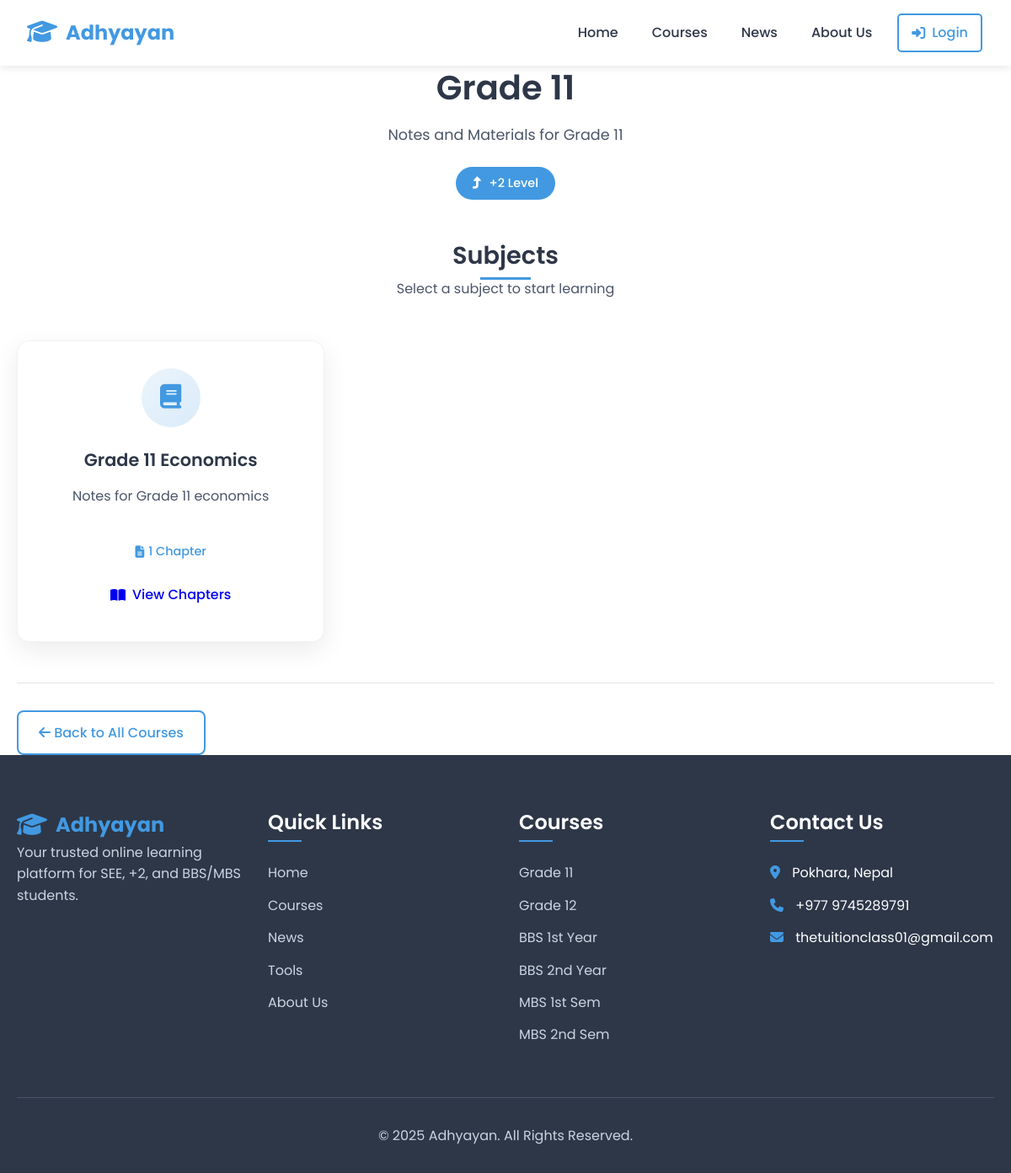
Page /courses/grade-11/ on the committed database.
### notes/models.py (models this page shows, shortened)
class Course(models.Model):
    LEVEL_CHOICES = [
        ('+2', '+2 Level'),
        ('bachelor', 'Bachelor Level'),
        ('master', 'Master Level'),
    ]
    title = models.CharField(max_length=200)
    slug = models.SlugField(unique=True, help_text="URL-friendly version of title")
    level = models.CharField(max_length=20, choices=LEVEL_CHOICES)
    description = models.TextField(blank=True, help_text="Course description shown on website")
    thumbnail = models.ImageField(
        upload_to='course_thumbnails/',
        null=True,
        blank=True,
        help_text="Optional course thumbnail image"
    )
    display_order = models.IntegerField(
        default=0,
        help_text="Order in which courses appear (lower number = first)"
    )
    is_active = models.BooleanField(
        default=True,
        help_text="Uncheck to hide course from website"
    )
    created_at = models.DateTimeField(auto_now_add=True)
    updated_at = models.DateTimeField(auto_now=True)
    class Meta:
        ordering = ['display_order', 'title']

class Subject(models.Model):
    course = models.ForeignKey(
        Course,
        on_delete=models.CASCADE,
        related_name='subjects',
        help_text="Select which course this subject belongs to"
    )
    title = models.CharField(max_length=200)
    slug = models.SlugField(help_text="URL-friendly version of title")
    description = models.TextField(blank=True, help_text="Subject description")
    display_order = models.IntegerField(
        default=0,
        help_text="Order in which subjects appear (lower number = first)"
    )
    is_active = models.BooleanField(
        default=True,
        help_text="Uncheck to hide subject from website"
    )
    created_at = models.DateTimeField(auto_now_add=True)
    updated_at = models.DateTimeField(auto_now=True)
    class Meta:
        ordering = ['display_order', 'title']
        unique_together = ['course', 'slug']  # Same slug can't repeat in same course
    def chapter_count(self):
        return self.chapters.filter(is_active=True).count()

### notes/views.py (the view)
# urls.py: path('courses/<slug:course_slug>/', views.course_detail, name='course_detail'),
def course_detail(request, course_slug):
    course = get_object_or_404(Course, slug=course_slug, is_active=True)
    subjects = course.subjects.filter(is_active=True).order_by('display_order', 'title')
    context = {
        'course': course,
        'subjects': subjects,
        'page_title': course.title
    }
    return render(request, 'courses/course_detail.html', context)

### templates/courses/course_detail.html (shortened to what this page needs)
{% extends 'base.html' %}
{% load static %}
{% block content %}
<div class="container py-5">
    <div class="course-header mb-5">
        <h1 class="page-title">{{ course.title }}</h1>
        <p class="page-subtitle">{{ course.description }}</p>
        <div class="course-level-badge">
            <i class="fas fa-level-up-alt"></i> {{ course.get_level_display }}
        </div>
    </div>
    <div class="section-header mb-4">
        <h2 class="section-title">Subjects</h2>
        <p class="section-subtitle">Select a subject to start learning</p>
    </div>
    <div class="course-boxes">
        {% for subject in subjects %}
        <div class="course-card">
            <div class="course-icon">
                <i class="fas fa-book"></i>
            </div>
            <h3 class="course-card-title">{{ subject.title }}</h3>
            <p class="course-card-description">{{ subject.description|truncatewords:20 }}</p>
            <div class="course-meta">
                <span class="meta-item">
                    <i class="fas fa-file-alt"></i> {{ subject.chapter_count }} Chapter{{ subject.chapter_count|pluralize }}
                </span>
            </div>
            <div class="course-actions">
                <a href="{% url 'subject_detail' course.slug subject.slug %}" class="btn btn-outline-primary">
                    <i class="fas fa-book-open"></i> View Chapters
                </a>
            </div>
        </div>
        {% endfor %}
    </div>
    <div class="navigation-buttons mt-5">
        <a href="{% url 'courses_page' %}" class="btn btn-secondary">
            <i class="fas fa-arrow-left"></i> Back to All Courses
        </a>
    </div>
</div>
{% endblock %}

### frontend/static/css/style.css (style rules this page uses)
* { margin: 0; padding: 0; box-sizing: border-box; }
:root { --primary-color: #4299e1; --primary-dark: #3182ce; --secondary-color: #4a5568; --accent-color: #ed8936; --light-color: #f7fafc; --dark-color: #2d3748; --success-color: #48bb78; --warning-color: #ecc94b; --danger-color: #f56565; --gray-light: #e2e8f0; --gray: #a0aec0; --border-radius: 8px; --box-shadow: 0 4px 6px rgba(0, 0, 0, 0.1); --transition: all 0.3s ease; }
body { font-family: 'Poppins', sans-serif; line-height: 1.6; color: var(--dark-color); background-color: #fff; }
.container { width: 100%; max-width: 1200px; margin: 0 auto; padding: 0 20px; }
h1, h2, h3, h4, h5, h6 { font-weight: 600; line-height: 1.3; margin-bottom: 1rem; }
h1 { font-size: 2.5rem; }
h2 { font-size: 2rem; }
h3 { font-size: 1.5rem; }
p { margin-bottom: 1rem; }
.section-title { text-align: center; margin-bottom: 1rem; position: relative; }
.section-title::after { content: ''; position: absolute; bottom: -10px; left: 50%; transform: translateX(-50%); width: 60px; height: 3px; background-color: var(--primary-color); }
.section-subtitle { text-align: center; max-width: 700px; margin: 0 auto 3rem; color: var(--secondary-color); }
.btn { display: inline-block; padding: 12px 24px; border-radius: var(--border-radius); text-decoration: none; font-weight: 500; text-align: center; transition: var(--transition); cursor: pointer; border: none; font-family: inherit; }
.btn-secondary { background-color: white; color: var(--primary-color); border: 2px solid var(--primary-color); }
.course-boxes { display: grid; grid-template-columns: repeat(auto-fill, minmax(300px, 1fr)); gap: 2rem; }
.course-card { background-color: white; border-radius: var(--border-radius); padding: 2rem; box-shadow: var(--box-shadow); transition: var(--transition); text-align: center; }
.course-icon { width: 70px; height: 70px; background-color: rgba(66, 153, 225, 0.1); border-radius: 50%; display: flex; align-items: center; justify-content: center; margin: 0 auto 1.5rem; }
.course-icon i { font-size: 1.8rem; color: var(--primary-color); }
.course-card p { color: var(--secondary-color); margin-bottom: 1.5rem; }
:root { --primary-color: #4299e1; --primary-dark: #3182ce; --secondary-color: #4a5568; --accent-color: #ed8936; --light-color: #f7fafc; --dark-color: #2d3748; --gray-light: #e2e8f0; --gray: #a0aec0; --border-radius: 8px; --box-shadow: 0 4px 6px rgba(0, 0, 0, 0.1); --transition: all 0.3s ease; }

### rows in the picture
Course: title "Grade 11", description "Notes and Materials for Grade 11", level "+2 Level"
Subject: title "Grade 11 Economics", description "Notes for Grade 11 economics", chapter_count "1"
